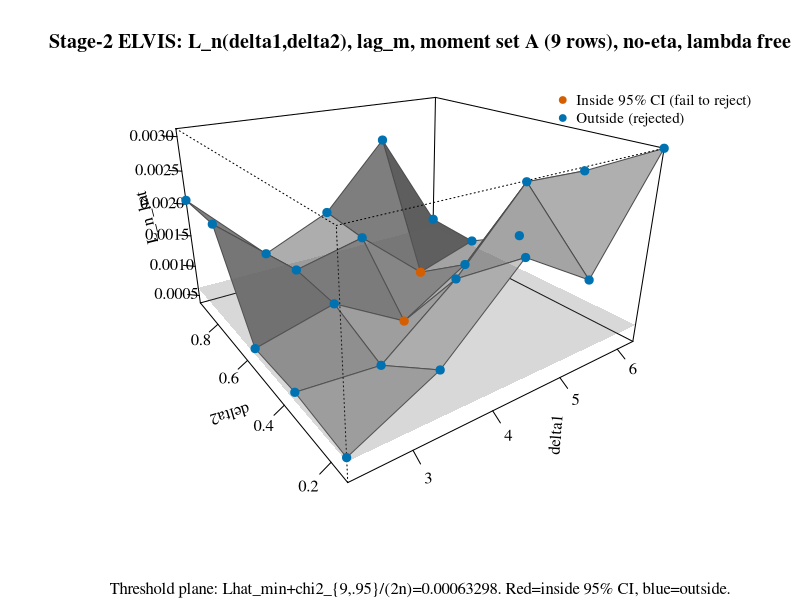

Generate this figure with R:
## Stage-2 ELVIS: (delta1,delta2) grid, 3D CUE-objective surface + chi-sq
## test-inversion, moment set A (9 rows), no-eta mechanism, lag_m, lambda
## FREE at each point (deltagrid mode, 2026-09-11). Same persp() surface +
## translucent threshold plane construction as 1241 (that one was the old
## eta-era 7x7 grid); this one is the new 5x5=25-point grid built to check
## cube spacing.

df <- read.csv("Code/Products/1283-deltagrid-lag_m-combined.csv")

qc <- qchisq(0.95, 9); n <- 32232
Lmin <- min(df$Lhat)
thr <- Lmin + qc / (2 * n)

d1s <- sort(unique(df$delta1))
d2s <- sort(unique(df$delta2))
Z <- matrix(NA, length(d1s), length(d2s))
for (i in seq_along(d1s)) for (j in seq_along(d2s)) {
    v <- df$Lhat[df$delta1 == d1s[i] & df$delta2 == d2s[j]]
    Z[i, j] <- if (length(v) == 1) v else NA
}

wong_blue <- "#0072B2"; wong_red <- "#D55E00"

png("Paper/images/1287-deltagrid-lag_m-3d.png", width = 2400, height = 1800, res = 220)
par(family = "Times")
res <- persp(d1s, d2s, Z, theta = -35, phi = 22, expand = 0.6, col = "lightgrey",
             border = "grey30", ticktype = "detailed", shade = 0.4,
             xlab = "delta1", ylab = "delta2", zlab = "L_n_hat",
             main = "Stage-2 ELVIS: L_n(delta1,delta2), lag_m, moment set A (9 rows), no-eta, lambda free",
             sub = sprintf("Threshold plane: Lhat_min+chi2_{9,.95}/(2n)=%.5g. Red=inside 95%% CI, blue=outside.", thr))

## Threshold plane (semi-transparent), drawn as 4 corner points of the (d1,d2) box at z=thr
poly_pts <- trans3d(c(min(d1s), max(d1s), max(d1s), min(d1s)),
                     c(min(d2s), min(d2s), max(d2s), max(d2s)), thr, res)
polygon(poly_pts, col = adjustcolor("grey40", alpha.f = 0.25), border = NA)

## Overlay every actual fitted point, colored pass/fail
pts <- trans3d(df$delta1, df$delta2, df$Lhat, res)
points(pts, pch = 19, cex = 1.1, col = ifelse(df$Lhat <= thr, wong_red, wong_blue))

legend("topright", legend = c("Inside 95% CI (fail to reject)", "Outside (rejected)"),
       col = c(wong_red, wong_blue), pch = 19, bty = "n", cex = 0.9)
dev.off()
cat("Saved: Paper/images/1287-deltagrid-lag_m-3d.png\n")
